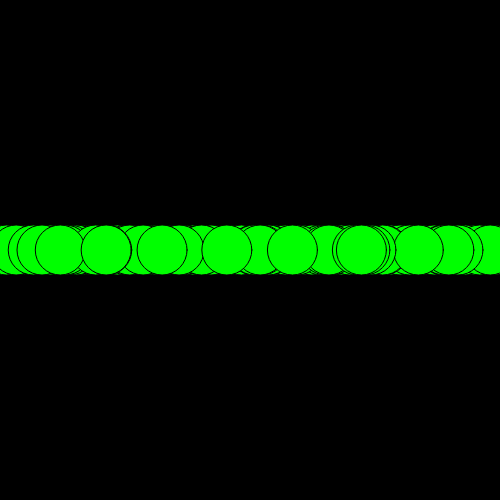
Frame 1 (no input)
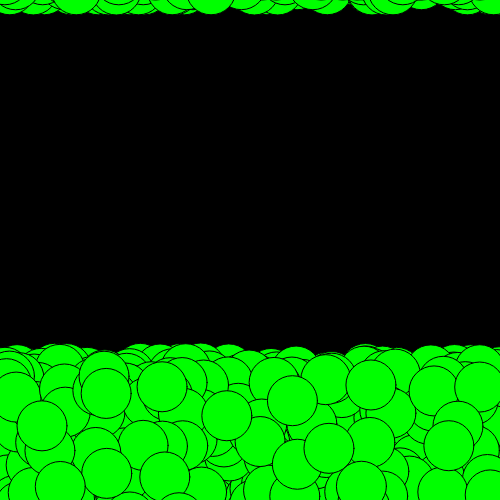
Frame 60 (no input)
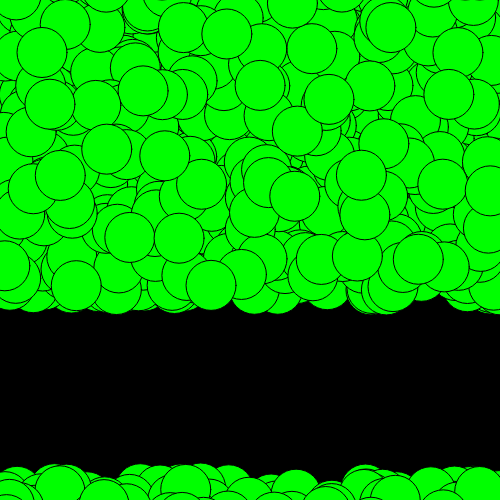
Frame 120 (the mouse pressed at the canvas centre since frame 60)

The p5.js sketch that drew these frames (run headless with seeded random() and noise() and a simulated clock; from frame 60 on, the mouse is pressed at the canvas centre):

// p5.js sketch
// ── sketch.js

let ballArray = [];
 
function setup() {
   createCanvas(500, 500);
 
   for (let i = 0; i < 1000; i++) {
      let temp = new Ball(random(0, 500), 250, 0, 255, 0, random(2, 5));
      ballArray.push(temp);
   }
}
 
function draw() {
   background(0);
 
   for (let i = 0; i < ballArray.length; i++) {
      fill(ballArray[i].redValue, ballArray[i].greenValue, ballArray[i].blueValue);
      ellipse(ballArray[i].xPos, ballArray[i].yPos, 50, 50);
 
      ballArray[i].yPos += ballArray[i].speedValue;
 
      if (ballArray[i].yPos > 525) {
         ballArray[i].yPos = -25;
      }
   }
}
 
class Ball {
   constructor(x, y, r, g, b, speed ) {
      this.xPos = x;
      this.yPos = y;
      this.redValue = r;
      this.greenValue = g;
      this.blueValue = b;
      this.speedValue = speed;
   }
}
